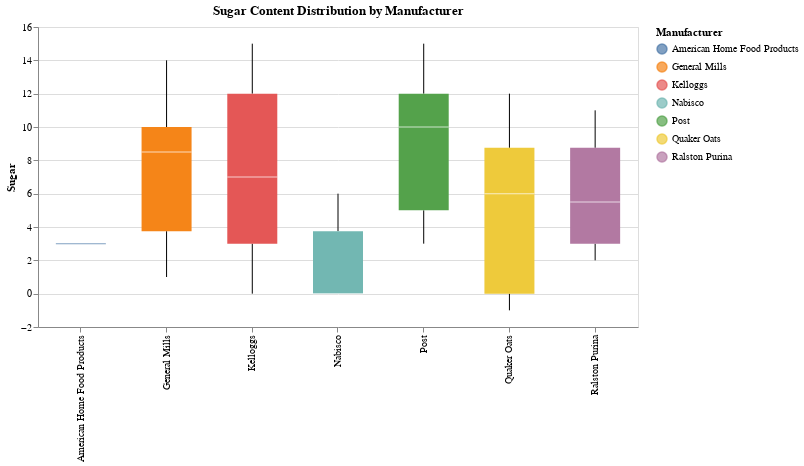

Notebook source saved alongside this figure:
### Code cell
box = alt.Chart(df).mark_boxplot(
    size=50
).encode(
    alt.X('mfr_name', title=None),
    alt.Y('sugars', title="Sugar"),
    alt.Color('mfr_name', legend=alt.Legend(title="Manufacturer")),
    tooltip=('name')
).properties(
    width=600,
    title='Sugar Content Distribution by Manufacturer'
)

box

### Figure 1 — Vega-Lite specification as saved in the notebook (floating-point values rounded to 4 significant figures)
{"config": {"view": {"continuousWidth": 300, "continuousHeight": 300}}, "data": {"name": "data-960bed69b2ad4b93a3539e229313ea48"}, "mark": {"type": "boxplot", "size": 50}, "encoding": {"color": {"field": "mfr_name", "legend": {"title": "Manufacturer"}, "type": "nominal"}, "tooltip": {"field": "name", "type": "nominal"}, "x": {"field": "mfr_name", "title": null, "type": "nominal"}, "y": {"field": "sugars", "title": "Sugar", "type": "quantitative"}}, "title": "Sugar Content Distribution by Manufacturer", "width": 600, "$schema": "https://vega.github.io/schema/vega-lite/v5.20.1.json", "datasets": {"data-960bed69b2ad4b93a3539e229313ea48": [{"name": "100% Bran", "mfr": "N", "type": "C", "calories": 70, "protein": 4, "fat": 1, "sodium": 130, "fiber": 10.0, "carbo": 5.0, "sugars": 6, "potass": 280, "vitamins": 25, "shelf": 3, "weight": 1.0, "cups": 0.33, "rating": 68.4, "mfr_name": "Nabisco"}, {"name": "100% Natural Bran", "mfr": "Q", "type": "C", "calories": 120, "protein": 3, "fat": 5, "sodium": 15, "fiber": 2.0, "carbo": 8.0, "sugars": 8, "potass": 135, "vitamins": 0, "shelf": 3, "weight": 1.0, "cups": 1.0, "rating": 33.98, "mfr_name": "Quaker Oats"}, {"name": "All-Bran", "mfr": "K", "type": "C", "calories": 70, "protein": 4, "fat": 1, "sodium": 260, "fiber": 9.0, "carbo": 7.0, "sugars": 5, "potass": 320, "vitamins": 25, "shelf": 3, "weight": 1.0, "cups": 0.33, "rating": 59.43, "mfr_name": "Kelloggs"}, {"name": "All-Bran with Extra Fiber", "mfr": "K", "type": "C", "calories": 50, "protein": 4, "fat": 0, "sodium": 140, "fiber": 14.0, "carbo": 8.0, "sugars": 0, "potass": 330, "vitamins": 25, "shelf": 3, "weight": 1.0, "cups": 0.5, "rating": 93.7, "mfr_name": "Kelloggs"}, {"name": "Almond Delight", "mfr": "R", "type": "C", "calories": 110, "protein": 2, "fat": 2, "sodium": 200, "fiber": 1.0, "carbo": 14.0, "sugars": 8, "potass": -1, "vitamins": 25, "shelf": 3, "weight": 1.0, "cups": 0.75, "rating": 34.38, "mfr_name": "Ralston Purina"}, {"name": "Apple Cinnamon Cheerios", "mfr": "G", "type": "C", "calories": 110, "protein": 2, "fat": 2, "sodium": 180, "fiber": 1.5, "carbo": 10.5, "sugars": 10, "potass": 70, "vitamins": 25, "shelf": 1, "weight": 1.0, "cups": 0.75, "rating": 29.51, "mfr_name": "General Mills"}, {"name": "Apple Jacks", "mfr": "K", "type": "C", "calories": 110, "protein": 2, "fat": 0, "sodium": 125, "fiber": 1.0, "carbo": 11.0, "sugars": 14, "potass": 30, "vitamins": 25, "shelf": 2, "weight": 1.0, "cups": 1.0, "rating": 33.17, "mfr_name": "Kelloggs"}, {"name": "Basic 4", "mfr": "G", "type": "C", "calories": 130, "protein": 3, "fat": 2, "sodium": 210, "fiber": 2.0, "carbo": 18.0, "sugars": 8, "potass": 100, "vitamins": 25, "shelf": 3, "weight": 1.33, "cups": 0.75, "rating": 37.04, "mfr_name": "General Mills"}, {"name": "Bran Chex", "mfr": "R", "type": "C", "calories": 90, "protein": 2, "fat": 1, "sodium": 200, "fiber": 4.0, "carbo": 15.0, "sugars": 6, "potass": 125, "vitamins": 25, "shelf": 1, "weight": 1.0, "cups": 0.67, "rating": 49.12, "mfr_name": "Ralston Purina"}, {"name": "Bran Flakes", "mfr": "P", "type": "C", "calories": 90, "protein": 3, "fat": 0, "sodium": 210, "fiber": 5.0, "carbo": 13.0, "sugars": 5, "potass": 190, "vitamins": 25, "shelf": 3, "weight": 1.0, "cups": 0.67, "rating": 53.31, "mfr_name": "Post"}, {"name": "Cap'n'Crunch", "mfr": "Q", "type": "C", "calories": 120, "protein": 1, "fat": 2, "sodium": 220, "fiber": 0.0, "carbo": 12.0, "sugars": 12, "potass": 35, "vitamins": 25, "shelf": 2, "weight": 1.0, "cups": 0.75, "rating": 18.04, "mfr_name": "Quaker Oats"}, {"name": "Cheerios", "mfr": "G", "type": "C", "calories": 110, "protein": 6, "fat": 2, "sodium": 290, "fiber": 2.0, "carbo": 17.0, "sugars": 1, "potass": 105, "vitamins": 25, "shelf": 1, "weight": 1.0, "cups": 1.25, "rating": 50.76, "mfr_name": "General Mills"}, {"name": "Cinnamon Toast Crunch", "mfr": "G", "type": "C", "calories": 120, "protein": 1, "fat": 3, "sodium": 210, "fiber": 0.0, "carbo": 13.0, "sugars": 9, "potass": 45, "vitamins": 25, "shelf": 2, "weight": 1.0, "cups": 0.75, "rating": 19.82, "mfr_name": "General Mills"}, {"name": "Clusters", "mfr": "G", "type": "C", "calories": 110, "protein": 3, "fat": 2, "sodium": 140, "fiber": 2.0, "carbo": 13.0, "sugars": 7, "potass": 105, "vitamins": 25, "shelf": 3, "weight": 1.0, "cups": 0.5, "rating": 40.4, "mfr_name": "General Mills"}, {"name": "Cocoa Puffs", "mfr": "G", "type": "C", "calories": 110, "protein": 1, "fat": 1, "sodium": 180, "fiber": 0.0, "carbo": 12.0, "sugars": 13, "potass": 55, "vitamins": 25, "shelf": 2, "weight": 1.0, "cups": 1.0, "rating": 22.74, "mfr_name": "General Mills"}, {"name": "Corn Chex", "mfr": "R", "type": "C", "calories": 110, "protein": 2, "fat": 0, "sodium": 280, "fiber": 0.0, "carbo": 22.0, "sugars": 3, "potass": 25, "vitamins": 25, "shelf": 1, "weight": 1.0, "cups": 1.0, "rating": 41.45, "mfr_name": "Ralston Purina"}, {"name": "Corn Flakes", "mfr": "K", "type": "C", "calories": 100, "protein": 2, "fat": 0, "sodium": 290, "fiber": 1.0, "carbo": 21.0, "sugars": 2, "potass": 35, "vitamins": 25, "shelf": 1, "weight": 1.0, "cups": 1.0, "rating": 45.86, "mfr_name": "Kelloggs"}, {"name": "Corn Pops", "mfr": "K", "type": "C", "calories": 110, "protein": 1, "fat": 0, "sodium": 90, "fiber": 1.0, "carbo": 13.0, "sugars": 12, "potass": 20, "vitamins": 25, "shelf": 2, "weight": 1.0, "cups": 1.0, "rating": 35.78, "mfr_name": "Kelloggs"}, {"name": "Count Chocula", "mfr": "G", "type": "C", "calories": 110, "protein": 1, "fat": 1, "sodium": 180, "fiber": 0.0, "carbo": 12.0, "sugars": 13, "potass": 65, "vitamins": 25, "shelf": 2, "weight": 1.0, "cups": 1.0, "rating": 22.4, "mfr_name": "General Mills"}, {"name": "Cracklin' Oat Bran", "mfr": "K", "type": "C", "calories": 110, "protein": 3, "fat": 3, "sodium": 140, "fiber": 4.0, "carbo": 10.0, "sugars": 7, "potass": 160, "vitamins": 25, "shelf": 3, "weight": 1.0, "cups": 0.5, "rating": 40.45, "mfr_name": "Kelloggs"}, {"name": "Cream of Wheat (Quick)", "mfr": "N", "type": "H", "calories": 100, "protein": 3, "fat": 0, "sodium": 80, "fiber": 1.0, "carbo": 21.0, "sugars": 0, "potass": -1, "vitamins": 0, "shelf": 2, "weight": 1.0, "cups": 1.0, "rating": 64.53, "mfr_name": "Nabisco"}, {"name": "Crispix", "mfr": "K", "type": "C", "calories": 110, "protein": 2, "fat": 0, "sodium": 220, "fiber": 1.0, "carbo": 21.0, "sugars": 3, "potass": 30, "vitamins": 25, "shelf": 3, "weight": 1.0, "cups": 1.0, "rating": 46.9, "mfr_name": "Kelloggs"}, {"name": "Crispy Wheat & Raisins", "mfr": "G", "type": "C", "calories": 100, "protein": 2, "fat": 1, "sodium": 140, "fiber": 2.0, "carbo": 11.0, "sugars": 10, "potass": 120, "vitamins": 25, "shelf": 3, "weight": 1.0, "cups": 0.75, "rating": 36.18, "mfr_name": "General Mills"}, {"name": "Double Chex", "mfr": "R", "type": "C", "calories": 100, "protein": 2, "fat": 0, "sodium": 190, "fiber": 1.0, "carbo": 18.0, "sugars": 5, "potass": 80, "vitamins": 25, "shelf": 3, "weight": 1.0, "cups": 0.75, "rating": 44.33, "mfr_name": "Ralston Purina"}, {"name": "Froot Loops", "mfr": "K", "type": "C", "calories": 110, "protein": 2, "fat": 1, "sodium": 125, "fiber": 1.0, "carbo": 11.0, "sugars": 13, "potass": 30, "vitamins": 25, "shelf": 2, "weight": 1.0, "cups": 1.0, "rating": 32.21, "mfr_name": "Kelloggs"}, {"name": "Frosted Flakes", "mfr": "K", "type": "C", "calories": 110, "protein": 1, "fat": 0, "sodium": 200, "fiber": 1.0, "carbo": 14.0, "sugars": 11, "potass": 25, "vitamins": 25, "shelf": 1, "weight": 1.0, "cups": 0.75, "rating": 31.44, "mfr_name": "Kelloggs"}, {"name": "Frosted Mini-Wheats", "mfr": "K", "type": "C", "calories": 100, "protein": 3, "fat": 0, "sodium": 0, "fiber": 3.0, "carbo": 14.0, "sugars": 7, "potass": 100, "vitamins": 25, "shelf": 2, "weight": 1.0, "cups": 0.8, "rating": 58.35, "mfr_name": "Kelloggs"}, {"name": "Fruit & Fibre Dates; Walnuts; and Oats", "mfr": "P", "type": "C", "calories": 120, "protein": 3, "fat": 2, "sodium": 160, "fiber": 5.0, "carbo": 12.0, "sugars": 10, "potass": 200, "vitamins": 25, "shelf": 3, "weight": 1.25, "cups": 0.67, "rating": 40.92, "mfr_name": "Post"}, {"name": "Fruitful Bran", "mfr": "K", "type": "C", "calories": 120, "protein": 3, "fat": 0, "sodium": 240, "fiber": 5.0, "carbo": 14.0, "sugars": 12, "potass": 190, "vitamins": 25, "shelf": 3, "weight": 1.33, "cups": 0.67, "rating": 41.02, "mfr_name": "Kelloggs"}, {"name": "Fruity Pebbles", "mfr": "P", "type": "C", "calories": 110, "protein": 1, "fat": 1, "sodium": 135, "fiber": 0.0, "carbo": 13.0, "sugars": 12, "potass": 25, "vitamins": 25, "shelf": 2, "weight": 1.0, "cups": 0.75, "rating": 28.03, "mfr_name": "Post"}, {"name": "Golden Crisp", "mfr": "P", "type": "C", "calories": 100, "protein": 2, "fat": 0, "sodium": 45, "fiber": 0.0, "carbo": 11.0, "sugars": 15, "potass": 40, "vitamins": 25, "shelf": 1, "weight": 1.0, "cups": 0.88, "rating": 35.25, "mfr_name": "Post"}, {"name": "Golden Grahams", "mfr": "G", "type": "C", "calories": 110, "protein": 1, "fat": 1, "sodium": 280, "fiber": 0.0, "carbo": 15.0, "sugars": 9, "potass": 45, "vitamins": 25, "shelf": 2, "weight": 1.0, "cups": 0.75, "rating": 23.8, "mfr_name": "General Mills"}, {"name": "Grape Nuts Flakes", "mfr": "P", "type": "C", "calories": 100, "protein": 3, "fat": 1, "sodium": 140, "fiber": 3.0, "carbo": 15.0, "sugars": 5, "potass": 85, "vitamins": 25, "shelf": 3, "weight": 1.0, "cups": 0.88, "rating": 52.08, "mfr_name": "Post"}, {"name": "Grape-Nuts", "mfr": "P", "type": "C", "calories": 110, "protein": 3, "fat": 0, "sodium": 170, "fiber": 3.0, "carbo": 17.0, "sugars": 3, "potass": 90, "vitamins": 25, "shelf": 3, "weight": 1.0, "cups": 0.25, "rating": 53.37, "mfr_name": "Post"}, {"name": "Great Grains Pecan", "mfr": "P", "type": "C", "calories": 120, "protein": 3, "fat": 3, "sodium": 75, "fiber": 3.0, "carbo": 13.0, "sugars": 4, "potass": 100, "vitamins": 25, "shelf": 3, "weight": 1.0, "cups": 0.33, "rating": 45.81, "mfr_name": "Post"}, {"name": "Honey Graham Ohs", "mfr": "Q", "type": "C", "calories": 120, "protein": 1, "fat": 2, "sodium": 220, "fiber": 1.0, "carbo": 12.0, "sugars": 11, "potass": 45, "vitamins": 25, "shelf": 2, "weight": 1.0, "cups": 1.0, "rating": 21.87, "mfr_name": "Quaker Oats"}, {"name": "Honey Nut Cheerios", "mfr": "G", "type": "C", "calories": 110, "protein": 3, "fat": 1, "sodium": 250, "fiber": 1.5, "carbo": 11.5, "sugars": 10, "potass": 90, "vitamins": 25, "shelf": 1, "weight": 1.0, "cups": 0.75, "rating": 31.07, "mfr_name": "General Mills"}, {"name": "Honey-comb", "mfr": "P", "type": "C", "calories": 110, "protein": 1, "fat": 0, "sodium": 180, "fiber": 0.0, "carbo": 14.0, "sugars": 11, "potass": 35, "vitamins": 25, "shelf": 1, "weight": 1.0, "cups": 1.33, "rating": 28.74, "mfr_name": "Post"}, {"name": "Just Right Crunchy  Nuggets", "mfr": "K", "type": "C", "calories": 110, "protein": 2, "fat": 1, "sodium": 170, "fiber": 1.0, "carbo": 17.0, "sugars": 6, "potass": 60, "vitamins": 100, "shelf": 3, "weight": 1.0, "cups": 1.0, "rating": 36.52, "mfr_name": "Kelloggs"}, {"name": "Just Right Fruit & Nut", "mfr": "K", "type": "C", "calories": 140, "protein": 3, "fat": 1, "sodium": 170, "fiber": 2.0, "carbo": 20.0, "sugars": 9, "potass": 95, "vitamins": 100, "shelf": 3, "weight": 1.3, "cups": 0.75, "rating": 36.47, "mfr_name": "Kelloggs"}, {"name": "Kix", "mfr": "G", "type": "C", "calories": 110, "protein": 2, "fat": 1, "sodium": 260, "fiber": 0.0, "carbo": 21.0, "sugars": 3, "potass": 40, "vitamins": 25, "shelf": 2, "weight": 1.0, "cups": 1.5, "rating": 39.24, "mfr_name": "General Mills"}, {"name": "Life", "mfr": "Q", "type": "C", "calories": 100, "protein": 4, "fat": 2, "sodium": 150, "fiber": 2.0, "carbo": 12.0, "sugars": 6, "potass": 95, "vitamins": 25, "shelf": 2, "weight": 1.0, "cups": 0.67, "rating": 45.33, "mfr_name": "Quaker Oats"}, {"name": "Lucky Charms", "mfr": "G", "type": "C", "calories": 110, "protein": 2, "fat": 1, "sodium": 180, "fiber": 0.0, "carbo": 12.0, "sugars": 12, "potass": 55, "vitamins": 25, "shelf": 2, "weight": 1.0, "cups": 1.0, "rating": 26.73, "mfr_name": "General Mills"}, {"name": "Maypo", "mfr": "A", "type": "H", "calories": 100, "protein": 4, "fat": 1, "sodium": 0, "fiber": 0.0, "carbo": 16.0, "sugars": 3, "potass": 95, "vitamins": 25, "shelf": 2, "weight": 1.0, "cups": 1.0, "rating": 54.85, "mfr_name": "American Home Food Products"}, {"name": "Muesli Raisins; Dates; & Almonds", "mfr": "R", "type": "C", "calories": 150, "protein": 4, "fat": 3, "sodium": 95, "fiber": 3.0, "carbo": 16.0, "sugars": 11, "potass": 170, "vitamins": 25, "shelf": 3, "weight": 1.0, "cups": 1.0, "rating": 37.14, "mfr_name": "Ralston Purina"}, {"name": "Muesli Raisins; Peaches; & Pecans", "mfr": "R", "type": "C", "calories": 150, "protein": 4, "fat": 3, "sodium": 150, "fiber": 3.0, "carbo": 16.0, "sugars": 11, "potass": 170, "vitamins": 25, "shelf": 3, "weight": 1.0, "cups": 1.0, "rating": 34.14, "mfr_name": "Ralston Purina"}, {"name": "Mueslix Crispy Blend", "mfr": "K", "type": "C", "calories": 160, "protein": 3, "fat": 2, "sodium": 150, "fiber": 3.0, "carbo": 17.0, "sugars": 13, "potass": 160, "vitamins": 25, "shelf": 3, "weight": 1.5, "cups": 0.67, "rating": 30.31, "mfr_name": "Kelloggs"}, {"name": "Multi-Grain Cheerios", "mfr": "G", "type": "C", "calories": 100, "protein": 2, "fat": 1, "sodium": 220, "fiber": 2.0, "carbo": 15.0, "sugars": 6, "potass": 90, "vitamins": 25, "shelf": 1, "weight": 1.0, "cups": 1.0, "rating": 40.11, "mfr_name": "General Mills"}, {"name": "Nut&Honey Crunch", "mfr": "K", "type": "C", "calories": 120, "protein": 2, "fat": 1, "sodium": 190, "fiber": 0.0, "carbo": 15.0, "sugars": 9, "potass": 40, "vitamins": 25, "shelf": 2, "weight": 1.0, "cups": 0.67, "rating": 29.92, "mfr_name": "Kelloggs"}, {"name": "Nutri-Grain Almond-Raisin", "mfr": "K", "type": "C", "calories": 140, "protein": 3, "fat": 2, "sodium": 220, "fiber": 3.0, "carbo": 21.0, "sugars": 7, "potass": 130, "vitamins": 25, "shelf": 3, "weight": 1.33, "cups": 0.67, "rating": 40.69, "mfr_name": "Kelloggs"}, {"name": "Nutri-grain Wheat", "mfr": "K", "type": "C", "calories": 90, "protein": 3, "fat": 0, "sodium": 170, "fiber": 3.0, "carbo": 18.0, "sugars": 2, "potass": 90, "vitamins": 25, "shelf": 3, "weight": 1.0, "cups": 1.0, "rating": 59.64, "mfr_name": "Kelloggs"}, {"name": "Oatmeal Raisin Crisp", "mfr": "G", "type": "C", "calories": 130, "protein": 3, "fat": 2, "sodium": 170, "fiber": 1.5, "carbo": 13.5, "sugars": 10, "potass": 120, "vitamins": 25, "shelf": 3, "weight": 1.25, "cups": 0.5, "rating": 30.45, "mfr_name": "General Mills"}, {"name": "Post Nat. Raisin Bran", "mfr": "P", "type": "C", "calories": 120, "protein": 3, "fat": 1, "sodium": 200, "fiber": 6.0, "carbo": 11.0, "sugars": 14, "potass": 260, "vitamins": 25, "shelf": 3, "weight": 1.33, "cups": 0.67, "rating": 37.84, "mfr_name": "Post"}, {"name": "Product 19", "mfr": "K", "type": "C", "calories": 100, "protein": 3, "fat": 0, "sodium": 320, "fiber": 1.0, "carbo": 20.0, "sugars": 3, "potass": 45, "vitamins": 100, "shelf": 3, "weight": 1.0, "cups": 1.0, "rating": 41.5, "mfr_name": "Kelloggs"}, {"name": "Puffed Rice", "mfr": "Q", "type": "C", "calories": 50, "protein": 1, "fat": 0, "sodium": 0, "fiber": 0.0, "carbo": 13.0, "sugars": 0, "potass": 15, "vitamins": 0, "shelf": 3, "weight": 0.5, "cups": 1.0, "rating": 60.76, "mfr_name": "Quaker Oats"}, {"name": "Puffed Wheat", "mfr": "Q", "type": "C", "calories": 50, "protein": 2, "fat": 0, "sodium": 0, "fiber": 1.0, "carbo": 10.0, "sugars": 0, "potass": 50, "vitamins": 0, "shelf": 3, "weight": 0.5, "cups": 1.0, "rating": 63.01, "mfr_name": "Quaker Oats"}, {"name": "Quaker Oat Squares", "mfr": "Q", "type": "C", "calories": 100, "protein": 4, "fat": 1, "sodium": 135, "fiber": 2.0, "carbo": 14.0, "sugars": 6, "potass": 110, "vitamins": 25, "shelf": 3, "weight": 1.0, "cups": 0.5, "rating": 49.51, "mfr_name": "Quaker Oats"}, {"name": "Quaker Oatmeal", "mfr": "Q", "type": "H", "calories": 100, "protein": 5, "fat": 2, "sodium": 0, "fiber": 2.7, "carbo": -1.0, "sugars": -1, "potass": 110, "vitamins": 0, "shelf": 1, "weight": 1.0, "cups": 0.67, "rating": 50.83, "mfr_name": "Quaker Oats"}, {"name": "Raisin Bran", "mfr": "K", "type": "C", "calories": 120, "protein": 3, "fat": 1, "sodium": 210, "fiber": 5.0, "carbo": 14.0, "sugars": 12, "potass": 240, "vitamins": 25, "shelf": 2, "weight": 1.33, "cups": 0.75, "rating": 39.26, "mfr_name": "Kelloggs"}, {"name": "Raisin Nut Bran", "mfr": "G", "type": "C", "calories": 100, "protein": 3, "fat": 2, "sodium": 140, "fiber": 2.5, "carbo": 10.5, "sugars": 8, "potass": 140, "vitamins": 25, "shelf": 3, "weight": 1.0, "cups": 0.5, "rating": 39.7, "mfr_name": "General Mills"}, {"name": "Raisin Squares", "mfr": "K", "type": "C", "calories": 90, "protein": 2, "fat": 0, "sodium": 0, "fiber": 2.0, "carbo": 15.0, "sugars": 6, "potass": 110, "vitamins": 25, "shelf": 3, "weight": 1.0, "cups": 0.5, "rating": 55.33, "mfr_name": "Kelloggs"}, {"name": "Rice Chex", "mfr": "R", "type": "C", "calories": 110, "protein": 1, "fat": 0, "sodium": 240, "fiber": 0.0, "carbo": 23.0, "sugars": 2, "potass": 30, "vitamins": 25, "shelf": 1, "weight": 1.0, "cups": 1.13, "rating": 42.0, "mfr_name": "Ralston Purina"}, {"name": "Rice Krispies", "mfr": "K", "type": "C", "calories": 110, "protein": 2, "fat": 0, "sodium": 290, "fiber": 0.0, "carbo": 22.0, "sugars": 3, "potass": 35, "vitamins": 25, "shelf": 1, "weight": 1.0, "cups": 1.0, "rating": 40.56, "mfr_name": "Kelloggs"}, {"name": "Shredded Wheat", "mfr": "N", "type": "C", "calories": 80, "protein": 2, "fat": 0, "sodium": 0, "fiber": 3.0, "carbo": 16.0, "sugars": 0, "potass": 95, "vitamins": 0, "shelf": 1, "weight": 0.83, "cups": 1.0, "rating": 68.24, "mfr_name": "Nabisco"}, {"name": "Shredded Wheat 'n'Bran", "mfr": "N", "type": "C", "calories": 90, "protein": 3, "fat": 0, "sodium": 0, "fiber": 4.0, "carbo": 19.0, "sugars": 0, "potass": 140, "vitamins": 0, "shelf": 1, "weight": 1.0, "cups": 0.67, "rating": 74.47, "mfr_name": "Nabisco"}, {"name": "Shredded Wheat spoon size", "mfr": "N", "type": "C", "calories": 90, "protein": 3, "fat": 0, "sodium": 0, "fiber": 3.0, "carbo": 20.0, "sugars": 0, "potass": 120, "vitamins": 0, "shelf": 1, "weight": 1.0, "cups": 0.67, "rating": 72.8, "mfr_name": "Nabisco"}, {"name": "Smacks", "mfr": "K", "type": "C", "calories": 110, "protein": 2, "fat": 1, "sodium": 70, "fiber": 1.0, "carbo": 9.0, "sugars": 15, "potass": 40, "vitamins": 25, "shelf": 2, "weight": 1.0, "cups": 0.75, "rating": 31.23, "mfr_name": "Kelloggs"}, {"name": "Special K", "mfr": "K", "type": "C", "calories": 110, "protein": 6, "fat": 0, "sodium": 230, "fiber": 1.0, "carbo": 16.0, "sugars": 3, "potass": 55, "vitamins": 25, "shelf": 1, "weight": 1.0, "cups": 1.0, "rating": 53.13, "mfr_name": "Kelloggs"}, {"name": "Strawberry Fruit Wheats", "mfr": "N", "type": "C", "calories": 90, "protein": 2, "fat": 0, "sodium": 15, "fiber": 3.0, "carbo": 15.0, "sugars": 5, "potass": 90, "vitamins": 25, "shelf": 2, "weight": 1.0, "cups": 1.0, "rating": 59.36, "mfr_name": "Nabisco"}, {"name": "Total Corn Flakes", "mfr": "G", "type": "C", "calories": 110, "protein": 2, "fat": 1, "sodium": 200, "fiber": 0.0, "carbo": 21.0, "sugars": 3, "potass": 35, "vitamins": 100, "shelf": 3, "weight": 1.0, "cups": 1.0, "rating": 38.84, "mfr_name": "General Mills"}, {"name": "Total Raisin Bran", "mfr": "G", "type": "C", "calories": 140, "protein": 3, "fat": 1, "sodium": 190, "fiber": 4.0, "carbo": 15.0, "sugars": 14, "potass": 230, "vitamins": 100, "shelf": 3, "weight": 1.5, "cups": 1.0, "rating": 28.59, "mfr_name": "General Mills"}, {"name": "Total Whole Grain", "mfr": "G", "type": "C", "calories": 100, "protein": 3, "fat": 1, "sodium": 200, "fiber": 3.0, "carbo": 16.0, "sugars": 3, "potass": 110, "vitamins": 100, "shelf": 3, "weight": 1.0, "cups": 1.0, "rating": 46.66, "mfr_name": "General Mills"}, {"name": "Triples", "mfr": "G", "type": "C", "calories": 110, "protein": 2, "fat": 1, "sodium": 250, "fiber": 0.0, "carbo": 21.0, "sugars": 3, "potass": 60, "vitamins": 25, "shelf": 3, "weight": 1.0, "cups": 0.75, "rating": 39.11, "mfr_name": "General Mills"}, {"name": "Trix", "mfr": "G", "type": "C", "calories": 110, "protein": 1, "fat": 1, "sodium": 140, "fiber": 0.0, "carbo": 13.0, "sugars": 12, "potass": 25, "vitamins": 25, "shelf": 2, "weight": 1.0, "cups": 1.0, "rating": 27.75, "mfr_name": "General Mills"}, {"name": "Wheat Chex", "mfr": "R", "type": "C", "calories": 100, "protein": 3, "fat": 1, "sodium": 230, "fiber": 3.0, "carbo": 17.0, "sugars": 3, "potass": 115, "vitamins": 25, "shelf": 1, "weight": 1.0, "cups": 0.67, "rating": 49.79, "mfr_name": "Ralston Purina"}, {"name": "Wheaties", "mfr": "G", "type": "C", "calories": 100, "protein": 3, "fat": 1, "sodium": 200, "fiber": 3.0, "carbo": 17.0, "sugars": 3, "potass": 110, "vitamins": 25, "shelf": 1, "weight": 1.0, "cups": 1.0, "rating": 51.59, "mfr_name": "General Mills"}, {"name": "Wheaties Honey Gold", "mfr": "G", "type": "C", "calories": 110, "protein": 2, "fat": 1, "sodium": 200, "fiber": 1.0, "carbo": 16.0, "sugars": 8, "potass": 60, "vitamins": 25, "shelf": 1, "weight": 1.0, "cups": 0.75, "rating": 36.19, "mfr_name": "General Mills"}]}}
